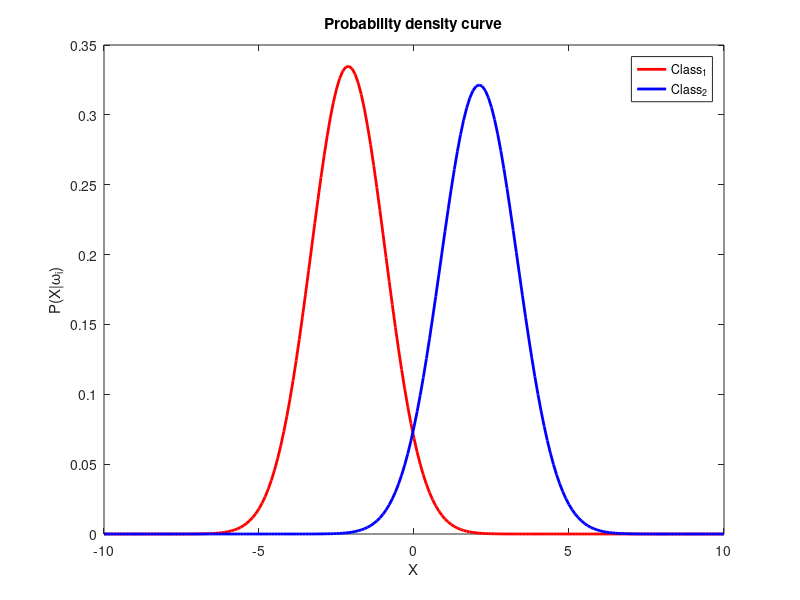
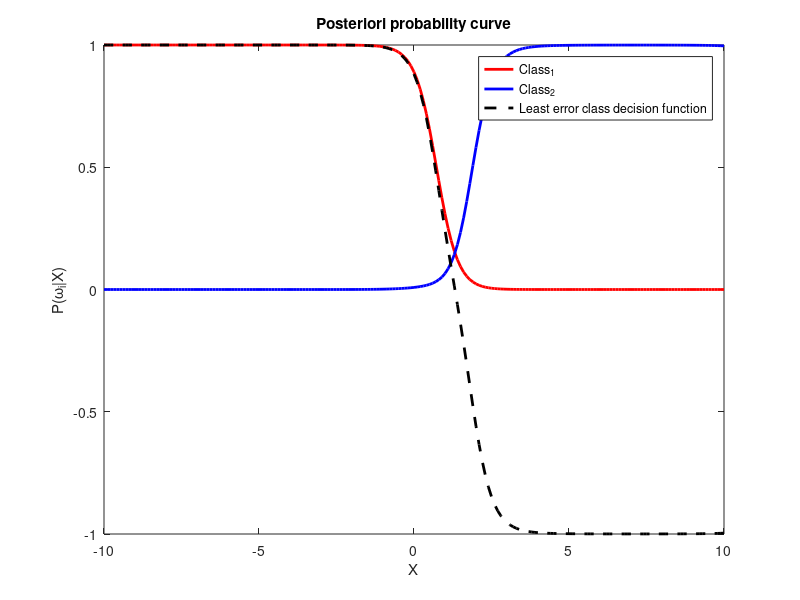
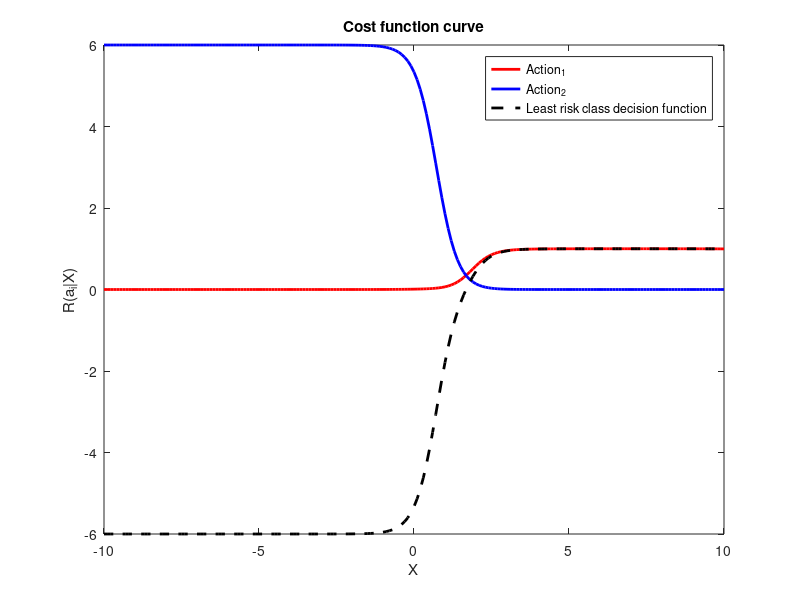

Write the MATLAB code that produced these figures, in order.
Class1 = [-3.9847,-3.5549,-1.2401,-0.9780,-0.7932,-2.8531,-2.7605,-3.7287,... 
          -3.5414,-2.2692,-3.4549,-3.0752,-3.9934,-0.9780,-1.5799,-1.4885,...
          -0.7431,-0.4221,-1.1186,-2.3462,-1.0826,-3.4196,-1.3193,-0.8367,...
          -0.6579,-2.9683];
Class2 = [2.8792,0.7932,1.1882,3.0682,4.2532,0.3271,0.9846,2.7648,2.6588];
P_c1 = 0.9;
P_c2 = 0.1;
A = [0 1;6 0];
n1 = length(Class1);
n2 = length(Class2);
mui1 = 0;
mui2 = 0;
sig1 = 0;
sig2 = 0;
for i = 1:n1
    mui1 = mui1 + Class1(i);
end
mui1 = mui1 / n1;
for i = 1:n1
    sig1 = sig1 + ( Class1(i) - mui1 )^2;
end
sig1 = sqrt(sig1 / n1);

for i = 1:n2
    mui2 = mui2 + Class2(i);
end
mui2 = mui2 / n2;
for i = 1:n2
    sig2 = sig2 + ( Class2(i) - mui2 )^2;
end
sig2 = sqrt(sig2 / n2);
x = -10:0.1:10;


P1_pri = 1/sqrt(2*pi)/sig1 * exp(-(x-mui1).^2./(2*sig1^2));
P2_pri = 1/sqrt(2*pi)/sig2 * exp(-(x-mui2).^2./(2*sig2^2));
figure(1);
plot(x,P1_pri,'r','linewidth',2);
hold on;
plot(x,P2_pri,'b','linewidth',2);
hold on;
title('Probability density curve');
xlabel('X');ylabel('P(X|\omega_i)');
legend('Class_1','Class_2');


P1_post = P1_pri*P_c1;
P2_post = P2_pri*P_c2;
P1_post = P1_post./(P1_post + P2_post);
P2_post = P2_post./(P1_post + P2_post);
G_LE = P1_post - P2_post;
figure(2);
plot(x,P1_post,'r','linewidth',2);
hold on;
plot(x,P2_post,'b','linewidth',2);
hold on;
plot(x,G_LE,'--k','linewidth',2);
hold on;
title('Posteriori probability curve');
xlabel('X');ylabel('P(\omega_i|X)');
legend('Class_1','Class_2','Least error class decision function');

l1 = A(1,1) * P1_post + A(1,2) * P2_post;
l2 = A(2,1) * P1_post + A(2,2) * P2_post;
G_LR = l1 - l2;
figure(3);
plot(x,l1,'r','linewidth',2);
hold on;
plot(x,l2,'b','linewidth',2);
hold on;
plot(x,G_LR,'--k','linewidth',2);
hold on;
title('Cost function curve');
xlabel('X');ylabel('R(a_i|X)');
legend('Action_1','Action_2','Least risk class decision function');